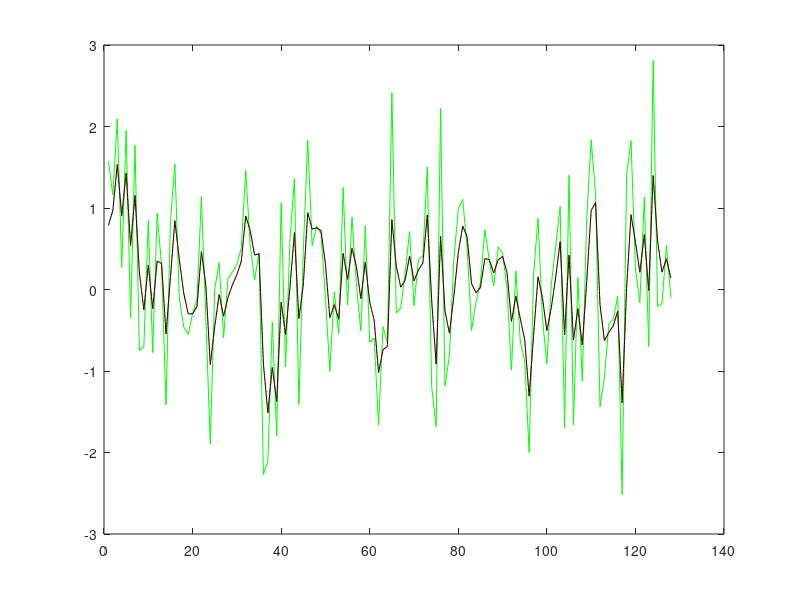

MATLAB code for this plot:

a = [1, -0.5];
b = [0.5];


% freqz(b, a)
blocklen = 128;

signal = randn(blocklen, 1);

mem = 0;
out = zeros(size(signal));

for iSample = 1:blocklen
    
    out(iSample) = b(1)*signal(iSample) - a(2)*mem;
    mem = out(iSample);
    
    
end


out_filt = filter(b, a, signal);

hFig1 = figure();
plot(signal, 'g');
hold on;
plot(out, 'k');
plot(out_filt, 'r:');
